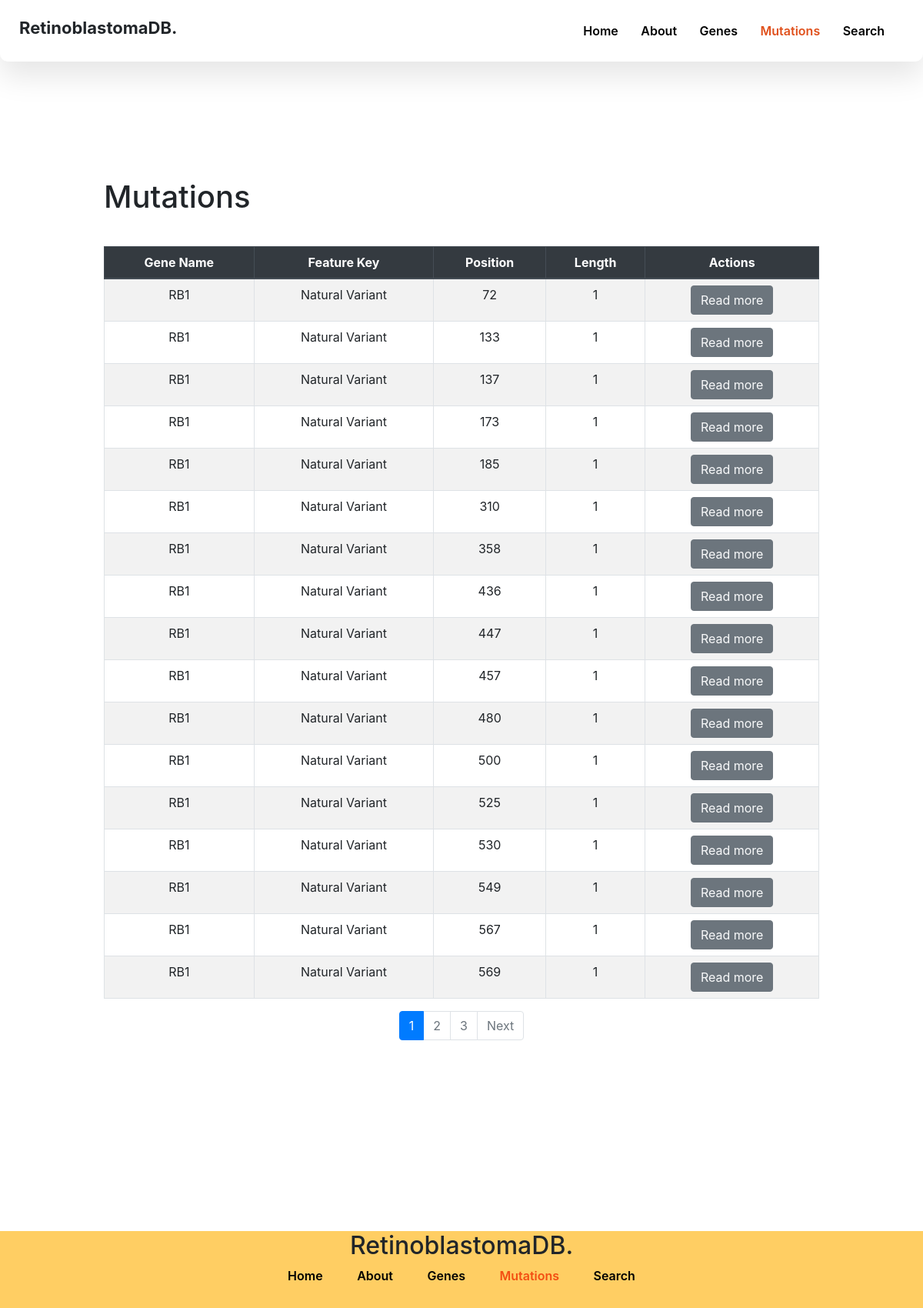
Screenshot of /sequences.php with the database file from the repository.
### tables this page shows
CREATE TABLE `sequences` (
  `id` int(4) NOT NULL,
  `gene_name` varchar(25) NOT NULL,
  `feature_key` varchar(35) NOT NULL,
  `position` int(4) NOT NULL,
  `description` varchar(200) NOT NULL,
  `length` int(4) NOT NULL,
  `pubmed_id` int(11) NOT NULL,
  `sequence` mediumtext NOT NULL
);

### sequences.php (the view, shortened to what this page needs)
<?php
  require('./nav.inc.php');
  $limit = 17;
  if(isset($_GET['page'])) {
    $page = $_GET['page'];
  }
  else {
    $page = 1;
  }
  $offset = ($page - 1) * $limit;
  $sql = "SELECT * FROM sequences LIMIT {$offset}, {$limit}";
  $result = mysqli_query($con, $sql);
?>
<link rel="stylesheet" href="https://cdn.jsdelivr.net/npm/bootstrap@4.6.0/dist/css/bootstrap.min.css">
<div class="landing-gene" data-aos="fade-left" data-aos-duration="1000">
  <div class="container">
    <h1 class="mb-2">Mutations</h1>
    <table class="table text-center table-striped table-bordered table-sm" >
      <thead class="thead-dark">
        <tr>
          <th class="p-2">Gene Name</th>
          <th class="p-2">Feature Key</th>
          <th class="p-2">Position</th>
          <th class="p-2">Length</th>
          <th class="p-2">Actions</th>
        </tr>
      </thead>
      <tbody>
        <?php
          while($data = mysqli_fetch_assoc($result)) {
            $id = $data['id'];
            $geneName = $data['gene_name'];
            $featureKey = $data['feature_key'];
            $position = $data['position'];
            $length = $data['length'];
            echo '
              <tr>
                <td class="p-2">'.$geneName.'</td>
                <td class="p-2">'.$featureKey.'</td>
                <td class="p-2">'.$position.'</td>
                <td class="p-2">'.$length.'</td>
                <td class="p-2"><a class="btn btn-secondary text-light" href="sequence.php?id='.$id.'">Read more</td>
              </tr>
            ';
          }
        ?>
      </tbody>
    </table>
    <?php
      $paginationSql = "SELECT * FROM sequences";
      $paginationResult = mysqli_query($con, $paginationSql);
      if(mysqli_num_rows($paginationResult) > 0) {
        $total_records = mysqli_num_rows($paginationResult);
        $total_page = ceil($total_records / $limit);
      }
    ?>
    <nav>
      <ul class="pagination justify-content-center">
        <?php
          for($i = 1; $i <= $total_page; $i++) {
            $active = "";
            if($page == $i) {
              $active = " active";
            }
            echo '<li class="page-item '.$active.'"><a class="page-link  text-secondary" href="./sequences.php?page='.$i.'">'.$i.'</a></li>';
          }
          if($page < $total_page) {
            echo '<li class="page-item"><a class="page-link text-secondary" href="./sequences.php?page='.($page + 1).'">Next </a></li>';
          }
        ?>
      </ul>
    </nav>
  </div>
</div>
<?php
  require('./footer.inc.php');
?>

### nav.inc.php (shortened to what this page needs)
<?php
  $uri = $_SERVER['REQUEST_URI'];
  $home = false;
  $gene = false;
  $about = false;
  $sequence = false;
  $search = false;
  if(strpos($uri,"sequence.php") != false || strpos($uri,"sequences.php") != false){
    $sequence = true;
  }
?>
<!DOCTYPE html>
<html lang="en">
  <head>
    <link rel="stylesheet" href="styles.css" />
    <link href="https://unpkg.com/aos@2.3.1/dist/aos.css" rel="stylesheet" />
  </head>
  <body>
    <div class="wrapper">
      <div class="nav" data-aos="fade-down" data-aos-duration="1500">
        <div class="logo">
          <h4>RetinoblastomaDB.</h4>
        </div>
        <div class="links">
          <a href="./index.php" <?php if($home) echo 'class="mainlink"' ?>>Home</a>
          <a href="./about.php" <?php if($about) echo 'class="mainlink"' ?>>About</a>
          <a href="./genes.php" <?php if($gene) echo 'class="mainlink"' ?>>Genes</a>
          <a href="./sequences.php"<?php if($sequence) echo 'class="mainlink"' ?>>Mutations</a>
          <a href="./search.php"<?php if($search) echo 'class="mainlink"' ?>>Search</a>
        </div>
      </div>

### footer.inc.php (shortened to what this page needs)
      <div class="footer">
        <h2>RetinoblastomaDB.</h2>
        <div class="footerlinks">
          <a href="./index.php" <?php if($home) echo 'class="mainlink"' ?>>Home</a>
          <a href="./about.php" <?php if($about) echo 'class="mainlink"' ?>>About</a>
          <a href="./genes.php" <?php if($gene) echo 'class="mainlink"' ?>>Genes</a>
          <a href="./sequences.php" <?php if($sequence) echo 'class="mainlink"' ?>>Mutations</a>
          <a href="./search.php" <?php if($search) echo 'class="mainlink"' ?>>Search</a>
        </div>
      </div>
    </div>
  </body>
</html>

### styles.css (style rules this page uses)
html, body { background-color: #fff; font-family: "Source Sans Pro", sans-serif; overflow-x: hidden !important; margin: 0px !important; padding: 0px !important; }
* { text-decoration: none !important; }
.nav { position: fixed; z-index: 1000; top: 0; right: 0; left: 0; height: 80px; display: flex; flex-direction: row; justify-content: space-between; align-items: center; padding: 0 25px 0 25px; background-color: #fff; box-shadow: 0 19px 38px rgba(0, 0, 0, 0.1); border-bottom-left-radius: 10px; border-bottom-right-radius: 10px; }
.nav .links a { margin-right: 25px; font-size: 16px; font-weight: 600; color: #000; }
.nav .links .mainlink { color: #e0501b; }
.nav h4 { font-size: 22px; font-weight: bold; margin-left: 25px; }
.landing-gene { display: flex; flex-direction: row; justify-content: space-between; align-items: center; padding: 0 10vw 0 10vw; height: 200vh; }
.landing-gene h1 { padding-bottom: 2rem; }
.footer { background-color: #ffce63; height: 100px; display: flex; flex-direction: column; align-items: center; padding-bottom: 20px; }
.footerlinks a { margin: 20px; font-size: 16px; font-weight: 600; color: #000; }
.footerlinks .mainlink { color: #f34e12; }
.active a { color: white !important; }

### rows the page displays
sequences: gene_name "RB1", feature_key "Natural Variant", position "72", length "1"
sequences: gene_name "RB1", feature_key "Natural Variant", position "133", length "1"
sequences: gene_name "RB1", feature_key "Natural Variant", position "137", length "1"
sequences: gene_name "RB1", feature_key "Natural Variant", position "173", length "1"
sequences: gene_name "RB1", feature_key "Natural Variant", position "185", length "1"
sequences: gene_name "RB1", feature_key "Natural Variant", position "310", length "1"
sequences: gene_name "RB1", feature_key "Natural Variant", position "358", length "1"
sequences: gene_name "RB1", feature_key "Natural Variant", position "436", length "1"
sequences: gene_name "RB1", feature_key "Natural Variant", position "447", length "1"
sequences: gene_name "RB1", feature_key "Natural Variant", position "457", length "1"
sequences: gene_name "RB1", feature_key "Natural Variant", position "480", length "1"
sequences: gene_name "RB1", feature_key "Natural Variant", position "500", length "1"
sequences: gene_name "RB1", feature_key "Natural Variant", position "525", length "1"
sequences: gene_name "RB1", feature_key "Natural Variant", position "530", length "1"
sequences: gene_name "RB1", feature_key "Natural Variant", position "549", length "1"
sequences: gene_name "RB1", feature_key "Natural Variant", position "567", length "1"
sequences: gene_name "RB1", feature_key "Natural Variant", position "569", length "1"
